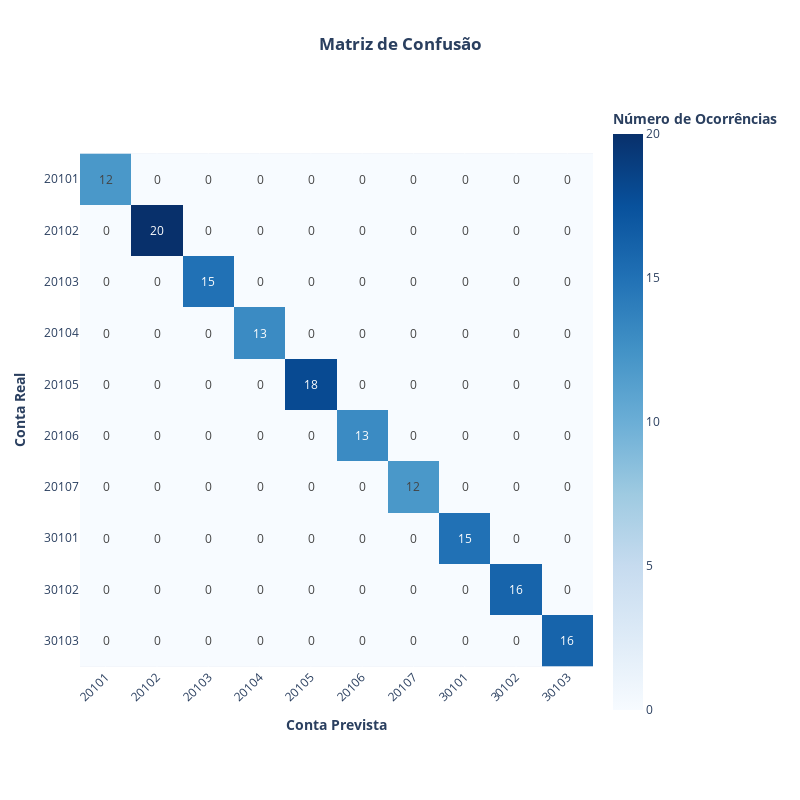

The code cell stored with this chart in its notebook:
### Markdown cell above
# Relatório de classificação
O relatório nos mostrará o resultado da classificação dividido em 4 colunas:

- **Precision**: de toda a classificação, qual a porcentagem de acertos? (Mede a qualidade da previsão)
- **Recall**: de todos os exemplos que realmente eram de *X*, quantos o modelo conseguiu encontrar? (Mede a quantidade de acertos)
- **F1-Score**: uma média entre *Precision* e *Recall*. Ótima métrica para verificar o balanceamento do *dataset*
- **Accuracy**: Acurácia é a porcentagem de acertos em relação ao total de previsões
(Acurácia = Número de acertos / Número total de amostras)

## Matriz de confusão
Para ter uma visão mais detalhada de onde tivemos acertos e erros, usaremos a Matriz de Confusão

- Linhas representam a conta real
- Colunas representam a conta prevista pelo modelo
- Os números na diagonal principal são os acertos
- Qualquer número fora da diagonal representa um erro de classificação

### Code cell
# Avaliando novo modelo
# Avaliando o modelo, criando matriz de confusão e relatório de classificação
# Usando o pipeline para fazer previsões
y_pred = text_clf_pipeline.predict(X_test)
# Imprimindo o relatório de classificação com melhor visualização
rp_dict = classification_report(y_test, y_pred, output_dict=True)
accuracy = rp_dict.pop("accuracy")
df_rp = pd.DataFrame(rp_dict).T
df_rp["support"] = df_rp["support"].astype(int)
df_rp.rename(
    columns={
        "precision": "Precisão",
        "recall": "Recall",
        "f1-score": "F1-Score",
        "support": "Nº de amostras (Suporte)",
    },
    inplace=True,
)

display(Markdown("## **Relatório de Classificação do Modelo**"))
display(Markdown(f"**Acurácia do Modelo:** {accuracy:.2%}"))
# Usando mapa de calor e Styler para melhor visualização
styled_df_rp = (
    df_rp.style.format(
        {
            "Precisão": "{:.2%}",
            "Recall": "{:.2%}",
            "F1-Score": "{:.2%}",
            "Nº de amostras (Suporte)": "{:,}",
        }
    )
    .background_gradient(cmap="Blues", subset=["F1-Score"])
    .set_caption("Relatório de Classificação por Conta Contábil")
)
display(styled_df_rp)
# Gerar e visualizar matriz de confusão
conf_matrix = confusion_matrix(y_test, y_pred)
labels = sorted(
    y_test.unique().astype(str)
)  # Garantir que os rótulos estejam em ordem e como strings
# Criando matriz de confusão com Plotly
fig = px.imshow(
    conf_matrix,
    x=labels,
    y=labels,
    text_auto=True,
    title="<b>Matriz de Confusão</b>",
    labels=dict(
        x="<b>Conta Prevista</b>",
        y="<b>Conta Real</b>",
        color="<b>Número de Ocorrências</b>",
    ),
    color_continuous_scale=px.colors.sequential.Blues,
)
# Ajuste de layout para melhor visualização
fig.update_layout(
    width=800, height=800, xaxis_tickangle=-45, title_x=0.5  # Centraliza o título
)
fig.show()

### Figure 1 — Plotly figure (JSON) as saved in the notebook; plotly's stock layout.template omitted (floating-point values rounded to 4 significant figures)
{"data": [{"coloraxis": "coloraxis", "hovertemplate": "<b>Conta Prevista</b>: %{x}<br><b>Conta Real</b>: %{y}<br><b>Número de Ocorrências</b>: %{z}<extra></extra>", "name": "0", "texttemplate": "%{z}", "type": "heatmap", "x": ["20101", "20102", "20103", "20104", "20105", "20106", "20107", "30101", "30102", "30103"], "xaxis": "x", "y": ["20101", "20102", "20103", "20104", "20105", "20106", "20107", "30101", "30102", "30103"], "yaxis": "y", "z": [[12, 0, 0, 0, 0, 0, 0, 0, 0, 0], [0, 20, 0, 0, 0, 0, 0, 0, 0, 0], [0, 0, 15, 0, 0, 0, 0, 0, 0, 0], [0, 0, 0, 13, 0, 0, 0, 0, 0, 0], [0, 0, 0, 0, 18, 0, 0, 0, 0, 0], [0, 0, 0, 0, 0, 13, 0, 0, 0, 0], [0, 0, 0, 0, 0, 0, 12, 0, 0, 0], [0, 0, 0, 0, 0, 0, 0, 15, 0, 0], [0, 0, 0, 0, 0, 0, 0, 0, 16, 0], [0, 0, 0, 0, 0, 0, 0, 0, 0, 16]]}], "layout": {"coloraxis": {"colorbar": {"title": {"text": "<b>Número de Ocorrências</b>"}}, "colorscale": [[0, "rgb(247,251,255)"], [0.125, "rgb(222,235,247)"], [0.25, "rgb(198,219,239)"], [0.375, "rgb(158,202,225)"], [0.5, "rgb(107,174,214)"], [0.625, "rgb(66,146,198)"], [0.75, "rgb(33,113,181)"], [0.875, "rgb(8,81,156)"], [1, "rgb(8,48,107)"]]}, "height": 800, "title": {"text": "<b>Matriz de Confusão</b>", "x": 0.5}, "width": 800, "xaxis": {"anchor": "y", "constrain": "domain", "domain": [0, 1], "scaleanchor": "y", "tickangle": -45, "title": {"text": "<b>Conta Prevista</b>"}}, "yaxis": {"anchor": "x", "autorange": "reversed", "constrain": "domain", "domain": [0, 1], "title": {"text": "<b>Conta Real</b>"}}}}
